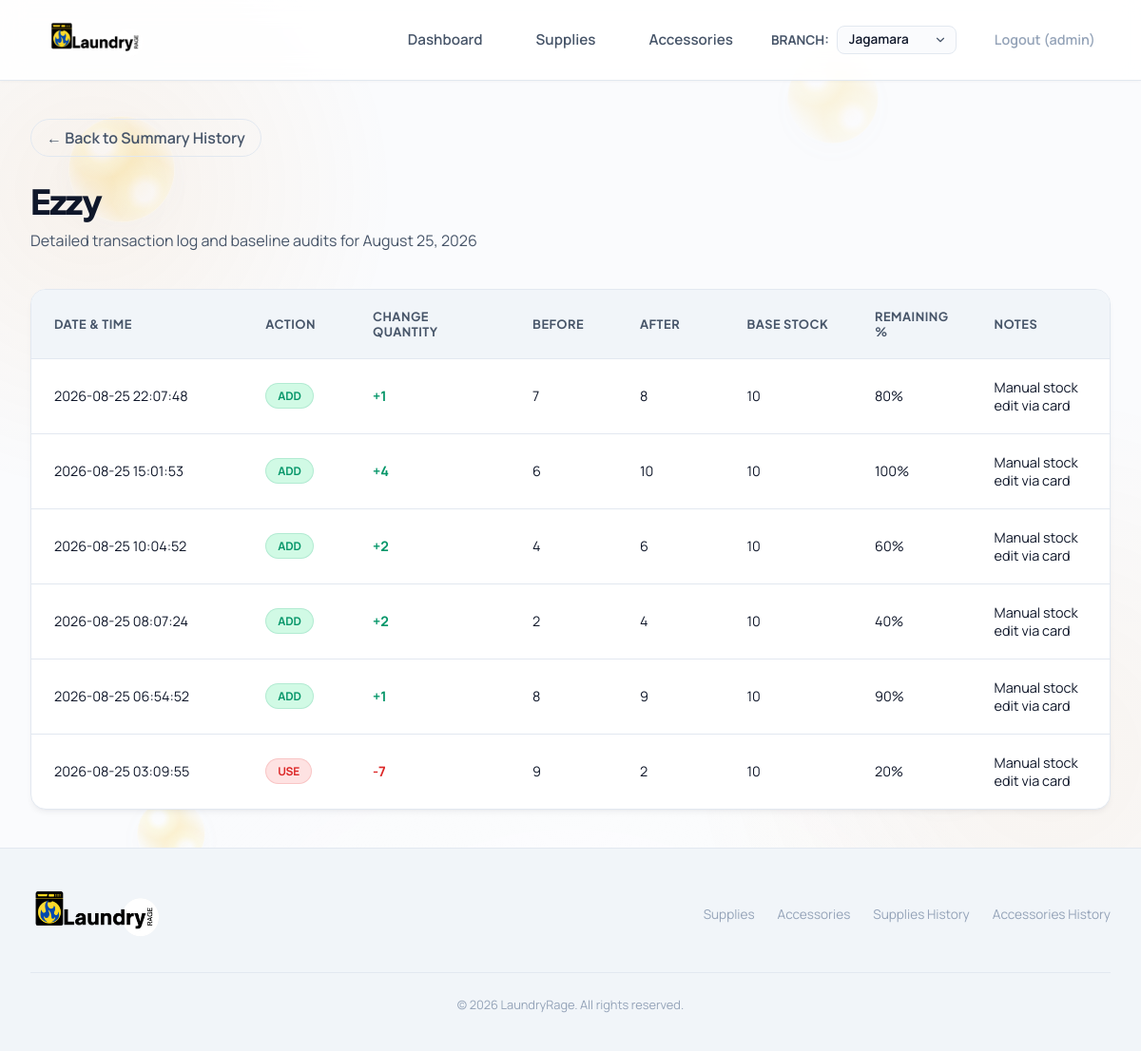
/product/10/history/?date=2026-08-25 (signed in), run on the app's committed database.
### inventory/models.py (models this page shows, shortened)
class Product(models.Model):
    CATEGORY_CHOICES = [
        ('Laundry Supplies', 'Laundry Supplies'),
        ('Accessories', 'Accessories'),
    ]
    name = models.CharField(max_length=255)
    category = models.CharField(max_length=50, choices=CATEGORY_CHOICES)
    unit = models.CharField(max_length=50, help_text="e.g., L, bottles, pcs")
    cost = models.DecimalField(max_digits=10, decimal_places=2, null=True, blank=True)
    supplier = models.CharField(max_length=255)
    product_size = models.CharField(max_length=50, blank=True, default='', help_text="e.g., 750 ml, 1 L, 500 g")
    image = models.ImageField(upload_to='products/', blank=True, null=True, verbose_name='Product Image')
    is_active = models.BooleanField(default=True, help_text="Soft-deletion state")

class StockHistory(models.Model):
    CHANGE_TYPE_CHOICES = [
        ('ADD', 'ADD'),
        ('USE', 'USE'),
        ('SET_BASE', 'SET_BASE'),
    ]
    branch = models.ForeignKey(Branch, on_delete=models.CASCADE, related_name='stock_history', null=True, blank=True)
    product = models.ForeignKey(Product, on_delete=models.CASCADE, related_name='stock_history')
    user = models.ForeignKey(User, on_delete=models.SET_NULL, null=True, blank=True, related_name='stock_history')
    change_type = models.CharField(max_length=10, choices=CHANGE_TYPE_CHOICES)
    quantity = models.DecimalField(max_digits=10, decimal_places=2)
    previous_quantity = models.DecimalField(max_digits=10, decimal_places=2)
    new_quantity = models.DecimalField(max_digits=10, decimal_places=2)
    notes = models.TextField(null=True, blank=True)
    created_at = models.DateTimeField(default=timezone.now)
    base_stock = models.DecimalField(max_digits=10, decimal_places=2, null=True, blank=True)
    remaining_percentage = models.DecimalField(max_digits=10, decimal_places=2, null=True, blank=True)
    opening_stock = models.DecimalField(max_digits=10, decimal_places=2, default=Decimal('0.00'))
    added_quantity = models.DecimalField(max_digits=10, decimal_places=2, default=Decimal('0.00'))
    removed_quantity = models.DecimalField(max_digits=10, decimal_places=2, default=Decimal('0.00'))
    closing_stock = models.DecimalField(max_digits=10, decimal_places=2, default=Decimal('0.00'))
    transaction_type = models.CharField(max_length=20, default='EDIT')

### inventory/views.py (the view)
# urls.py: path('product/<int:product_id>/history/', views.product_history_detail_view, name='product_history_detail'),
def product_history_detail_view(request, product_id):
    product = get_object_or_404(Product, id=product_id, is_active=True)
    history_entries = product.stock_history.filter(branch=request.current_branch).order_by('-created_at')
    date_str = request.GET.get('date')
    selected_date = None
    if date_str:
        try:
            from datetime import datetime
            selected_date = datetime.strptime(date_str, "%Y-%m-%d").date()
            history_entries = history_entries.filter(created_at__date=selected_date)
        except ValueError:
            pass
    context = {
        'product': product,
        'history_entries': history_entries,
        'title': f"Detailed Transaction History: {product.name}",
        'selected_date': selected_date,
    }
    return render(request, 'history/product_detail.html', context)

### inventory/context_processors.py (called while the page is built)
def branch_context(request):
    from .models import Branch
    return {
        'all_branches': Branch.objects.filter(active=True)
    }

### templates/history/product_detail.html (shortened to what this page needs)
{% extends 'base.html' %}
{% block content %}
<div class="page-title-area">
    <div>
        <a href="{% if product.category == 'Laundry Supplies' %}{% url 'inventory:history_laundry_supplies' %}{% else %}{% url 'inventory:history_laundry_accessories' %}{% endif %}" class="btn-secondary" style="display: inline-flex; align-items: center; gap: 0.5rem; text-decoration: none; font-weight: 600; margin-bottom: 1.5rem; padding: 0.5rem 1rem;">
            &larr; Back to Summary History
        </a>
        <h1>{{ product.name }}</h1>
        <p>Detailed transaction log and baseline audits{% if selected_date %} for {{ selected_date|date:"F j, Y" }}{% endif %}</p>
    </div>
</div>
<div class="history-table-card">
    <div class="table-responsive">
        <table class="table-product-detail">
            <thead>
                <tr>
                    <th style="width: 20%;">Date &amp; Time</th>
                    <th style="width: 10%;">Action</th>
                    <th style="width: 15%;">Change Quantity</th>
                    <th style="width: 10%;">Before</th>
                    <th style="width: 10%;">After</th>
                    <th style="width: 12%;">Base Stock</th>
                    <th style="width: 10%;">Remaining %</th>
                    <th style="width: 13%;">Notes</th>
                </tr>
            </thead>
            <tbody>
                {% if history_entries %}
                    {% for entry in history_entries %}
                    <tr class="history-row">
                        <td>{{ entry.created_at|date:"Y-m-d H:i:s" }}</td>
                        <td>
                            <span class="status-badge {% if entry.change_type == 'ADD' %}status-green{% elif entry.change_type == 'USE' %}status-red{% else %}status-yellow{% endif %}">
                                {{ entry.change_type }}
                            </span>
                        </td>
                        <td>
                            {% if entry.change_type == 'ADD' %}
                                <span class="history-text-add">+{{ entry.quantity|floatformat:"0" }}</span>
                            {% elif entry.change_type == 'USE' %}
                                <span class="history-text-use">-{{ entry.quantity|floatformat:"0" }}</span>
                            {% else %}
                                <span style="font-weight: 600; color: var(--accent-dark);">Set base to {{ entry.quantity|floatformat:"0" }}</span>
                            {% endif %}
                        </td>
                        <td>{{ entry.previous_quantity|floatformat:"0" }}</td>
                        <td>{{ entry.new_quantity|floatformat:"0" }}</td>
                        <td>
                            {% if entry.base_stock is not None and entry.base_stock > 0 %}
                                {{ entry.base_stock|floatformat:"0" }}
                            {% else %}
                                —
                            {% endif %}
                        </td>
                        <td>
                            {% if entry.remaining_percentage is not None %}
                                {{ entry.remaining_percentage|floatformat:"0" }}%
                            {% else %}
                                —
                            {% endif %}
                        </td>
                        <td>{{ entry.notes|default:"—" }}</td>
                    </tr>
                    {% endfor %}
                {% else %}
                    <tr>
                        <td colspan="8" style="text-align: center; color: var(--text-muted); padding: 3rem;">
                            No transaction logs available for this product.
                        </td>
                    </tr>
                {% endif %}
            </tbody>
        </table>
    </div>
</div>
{% endblock %}

### templates/components/navbar.html (shortened to what this page needs)
{% load static %}
<header>
    <nav class="navbar">
        <a href="{% url 'inventory:dashboard' %}" class="logo" id="logo-brand">
            <img src="{% static 'images/logo.png' %}" alt="LaundryRage">
        </a>
        <ul class="nav-links" id="nav-links-menu">
            <li>
                <a href="{% url 'inventory:dashboard' %}" id="nav-dashboard" class="nav-link-item {% if request.resolver_match.url_name == 'dashboard' %}active{% endif %}">
                    Dashboard
                </a>
            </li>
            <li>
                <a href="{% url 'inventory:laundry_supplies' %}" id="nav-supplies" class="nav-link-item {% if request.resolver_match.url_name == 'laundry_supplies' %}active{% endif %}">
                    Supplies
                </a>
            </li>
            <li>
                <a href="{% url 'inventory:laundry_accessories' %}" id="nav-accessories" class="nav-link-item {% if request.resolver_match.url_name == 'laundry_accessories' %}active{% endif %}">
                    Accessories
                </a>
            </li>
            {% if request.user.is_authenticated %}
                <li style="display: flex; align-items: center; gap: 0.5rem;">
                    {% if request.user.is_superuser or request.user.is_staff %}
                        <span style="font-size: 0.85rem; font-weight: 700; color: var(--text-secondary); text-transform: uppercase;">Branch:</span>
                        <select onchange="window.location.href='{% url 'inventory:switch_branch' %}?branch_id=' + this.value"
                                class="branch-select-navbar">
                            {% for b in all_branches %}
                                <option value="{{ b.id }}" {% if request.session.selected_branch_id == b.id %}selected{% endif %}>{{ b.branch_name }}</option>
                            {% endfor %}
                        </select>
                    {% else %}
                        <span class="status-badge status-green" style="font-size: 0.85rem; padding: 0.3rem 0.8rem; font-weight: 700;">
                            📍 {{ request.current_branch.branch_name }}
                        </span>
                    {% endif %}
                </li>
                <li>
                    <a href="{% url 'inventory:logout' %}" class="nav-link-item" style="color: var(--text-muted); font-size: 0.9rem; font-weight: 600; text-decoration: none; transition: color 0.3s ease;"
                       onmouseover="this.style.color='var(--accent-red)';" onmouseout="this.style.color='var(--text-muted)';">
                        Logout ({{ request.user.username }})
                    </a>
                </li>
            {% else %}
                <li>
                    <a href="{% url 'inventory:login' %}" class="nav-link-item" style="color: var(--accent-blue); font-size: 0.9rem; font-weight: 600; text-decoration: none;">
                        Login
                    </a>
                </li>
            {% endif %}
        </ul>
    </nav>
</header>

### data on the page
Product: name "Ezzy"
StockHistory: created_at "2026-08-25 22:07:48", change_type "ADD", quantity "1", previous_quantity "7", new_quantity "8", base_stock "10", remaining_percentage "80", notes "Manual stock edit via card"
StockHistory: created_at "2026-08-25 15:01:53", change_type "ADD", quantity "4", previous_quantity "6", new_quantity "10", base_stock "10", remaining_percentage "100", notes "Manual stock edit via card"
StockHistory: created_at "2026-08-25 10:04:52", change_type "ADD", quantity "2", previous_quantity "4", new_quantity "6", base_stock "10", remaining_percentage "60", notes "Manual stock edit via card"
StockHistory: created_at "2026-08-25 08:07:24", change_type "ADD", quantity "2", previous_quantity "2", new_quantity "4", base_stock "10", remaining_percentage "40", notes "Manual stock edit via card"
StockHistory: created_at "2026-08-25 06:54:52", change_type "ADD", quantity "1", previous_quantity "8", new_quantity "9", base_stock "10", remaining_percentage "90", notes "Manual stock edit via card"
StockHistory: created_at "2026-08-25 03:09:55", change_type "USE", quantity "7", previous_quantity "9", new_quantity "2", base_stock "10", remaining_percentage "20", notes "Manual stock edit via card"

### other printed values
{{ request.user.username }} "admin"
{{ selected_date|date:"F j, Y" }} "August 25, 2026"
form field value "Jagamara"
